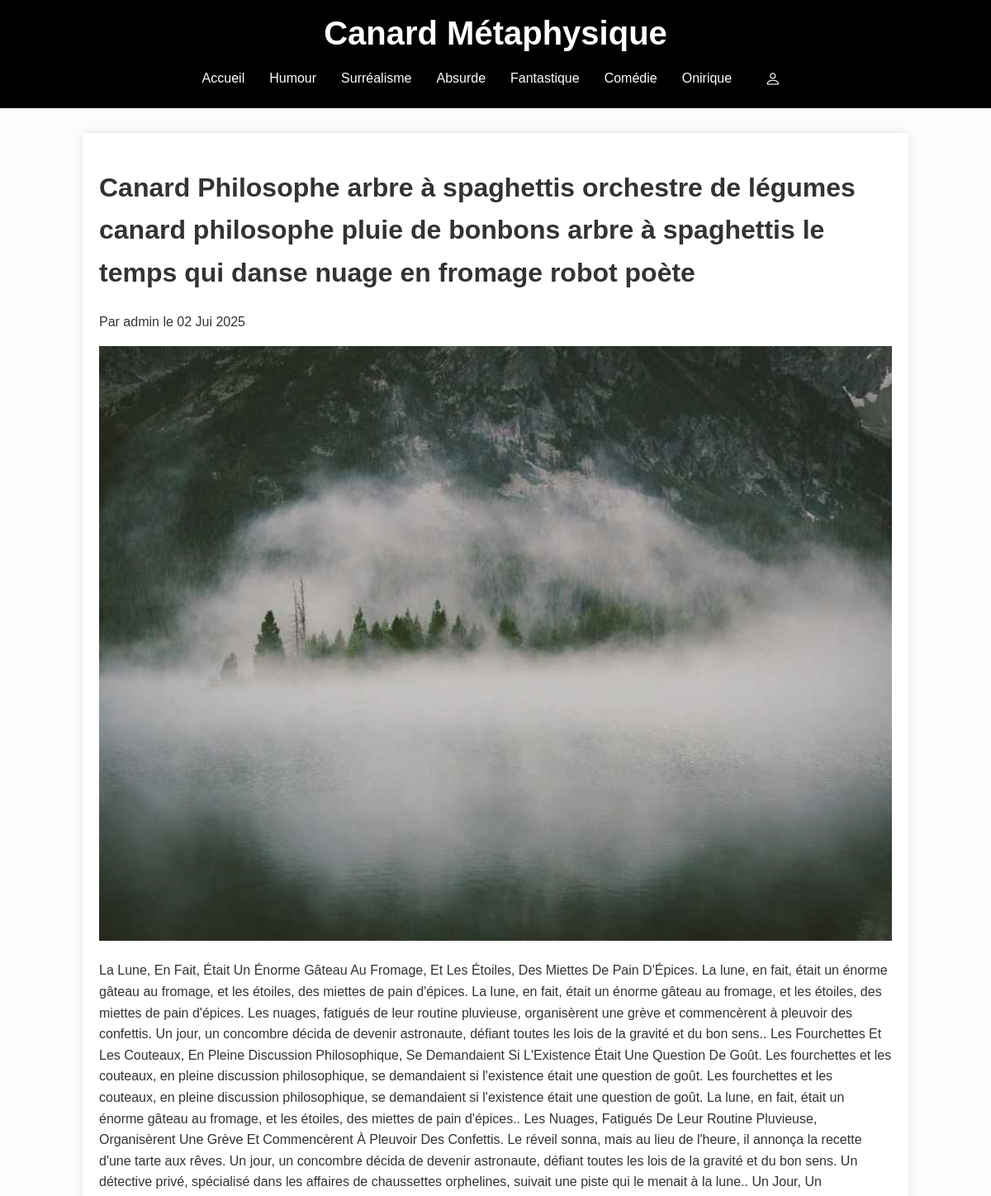
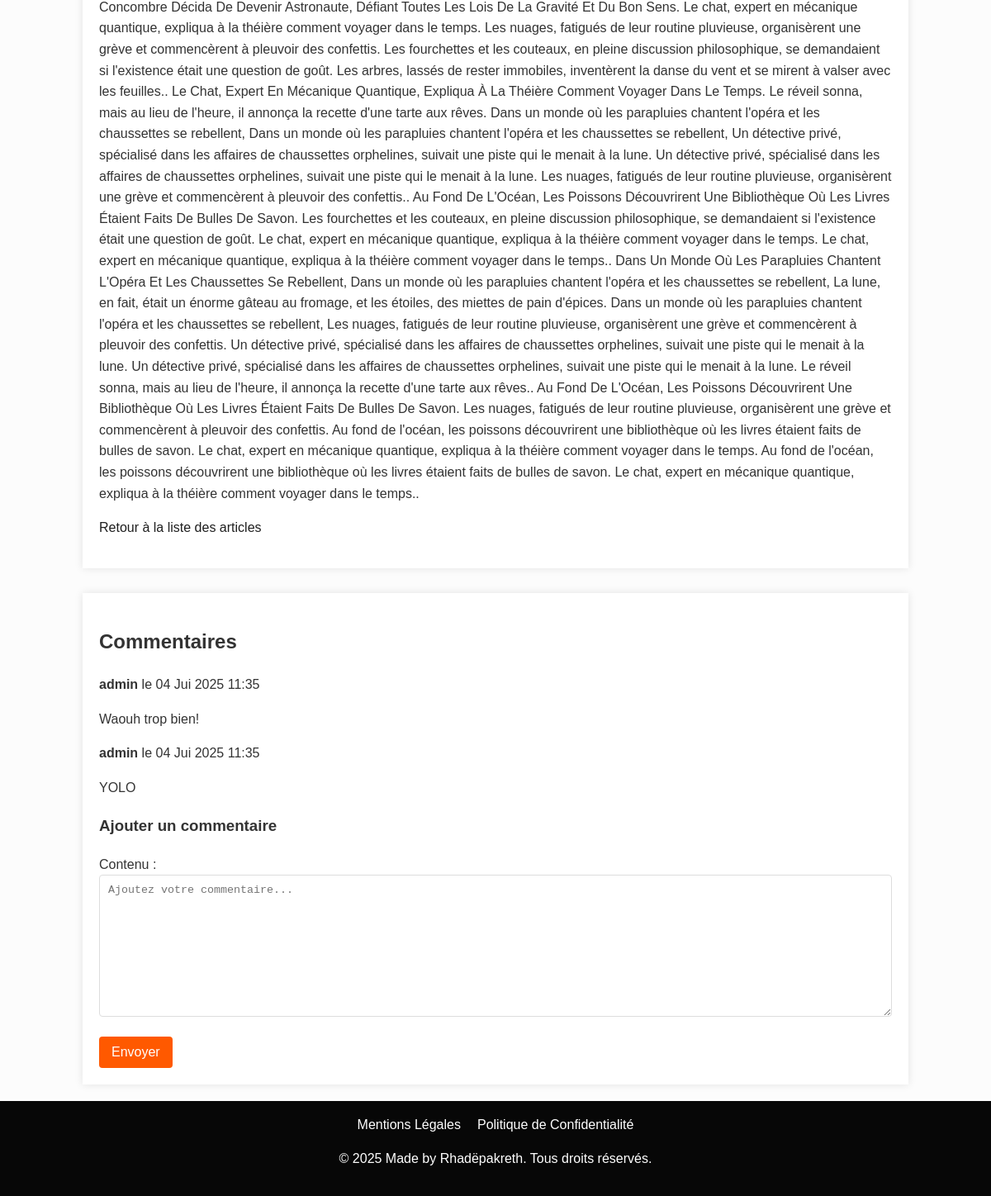
Screenshot of /article/democrat-back-quite/ (signed in) with the database file from the repository (2 pictures, top to bottom).
### blog_django/blog/models.py (models this page shows, shortened)
class Article(models.Model):
    titre = models.CharField(max_length=200)
    slug = models.SlugField(max_length=200)
    auteur = models.ForeignKey(User, on_delete=models.CASCADE, related_name='articles', null=True, blank=True)
    contenu = models.TextField(null=True)
    photo = models.ImageField(upload_to='articles/')
    created_at = models.DateTimeField(auto_now_add=True, auto_now=False,
                                verbose_name="Date de parution")
    updated_at = models.DateTimeField(auto_now_add=False, auto_now=True,
                                verbose_name="Date de modification")
    categorie = models.CharField(max_length=200, null=True, blank=True)
    is_published = models.BooleanField(default=True)

class Comment(models.Model):
    article = models.ForeignKey(Article, on_delete=models.CASCADE, related_name='comments')
    auteur = models.ForeignKey(User, on_delete=models.CASCADE)
    contenu = models.TextField()
    created_at = models.DateTimeField(auto_now_add=True)
    class Meta:
        ordering = ['created_at']

### blog_django/blog/views.py (the view, shortened to what this page needs)
# urls.py: path('article/<slug:slug>/', ArticleDetailView.as_view(), name='article_detail'),
class ArticleDetailView(DetailView):
    model = Article
    template_name = 'blog/article_detail.html'
    context_object_name = 'article'
    slug_url_kwarg = 'slug'
    slug_field = 'slug'
    def get_context_data(self, **kwargs):
        context = super().get_context_data(**kwargs)
        article = self.get_object()
        comments = article.comments.all()
        comment_form = CommentForm()
        context['comments'] = comments
        context['comment_form'] = comment_form
        context['categories'] = Article.objects.values_list('categorie', flat=True).distinct()
        return context

### blog_django/blog/forms.py
class CommentForm(forms.ModelForm):
    class Meta:
        model = Comment
        fields = ('contenu',)
        widgets = {
            'contenu': forms.Textarea(attrs={'class': 'form-control', 'placeholder': 'Ajoutez votre commentaire...'}),
        }

### blog_django/blog/templates/blog/article_detail.html (shortened to what this page needs)
{% extends 'blog/base.html' %}
{% block content %}
    <div class="card">
        <h1>{{ article.titre }}</h1>
        <p class="article-meta">Par {{ article.auteur }} le {{ article.created_at|date:"d M Y" }}</p>
        {% if article.photo %}
            <img src="{{ article.photo.url }}" alt="{{ article.titre }}" style="width: 100%;">
        {% endif %}
        <div class="article-content">
            <p>{{ article.contenu }}</p>
        </div>
        <p><a href="{% url 'blog:article_list' %}">Retour à la liste des articles</a></p>
    </div>
    <div class="card comments-section">
        <h2>Commentaires</h2>
        {% for comment in comments %}
            <div class="comment">
                <p class="comment-meta"><strong>{{ comment.auteur }}</strong> le {{ comment.created_at|date:"d M Y H:i" }}</p>
                <p>{{ comment.contenu }}</p>
            </div>
        {% empty %}
            <p>Aucun commentaire pour le moment.</p>
        {% endfor %}
        {% if user.is_authenticated %}
            <div class="add-comment">
                <h3>Ajouter un commentaire</h3>
                <form method="post">
                    {{ comment_form.as_p }}
                    <button type="submit" class="btn btn-primary">Envoyer</button>
                </form>
            </div>
        {% else %}
            <p>Vous devez être connecté pour laisser un commentaire. <a href="{% url 'login' %}">Se connecter</a></p>
        {% endif %}
    </div>
{% endblock %}

### blog_django/blog/templates/blog/base.html (style rules this page uses)
body { font-family: 'Arial', sans-serif; line-height: 1.6; margin: 0; padding: 0; background-color: #fcfcfc; color: #333; width: 100vw; }
.card { width: 80%; padding: 20px; background-color: #fff; box-shadow: 0 0 10px rgba(0, 0, 0, 0.1); }
a { color: #1f1f1f; text-decoration: none; transition: color 0.3s ease; }
.form-control { width: 100%; padding: 10px; border: 1px solid #ddd; border-radius: 4px; box-sizing: border-box; }
.btn-primary { background-color: #ff5900; color: white; padding: 10px 15px; border: none; border-radius: 4px; cursor: pointer; font-size: 1em; transition: background-color 0.3s ease; }

### rows the page displays
Article: titre "Canard Philosophe arbre à spaghettis orchestre de légumes canard philosophe pluie de bonbons arbre à spaghettis le temps qui danse nuage en fromage robot poète", auteur "admin", created_at "02 Jui 2025", photo (picture), contenu "La Lune, En Fait, Était Un Énorme Gâteau Au Fromage, Et Les Étoiles, Des Miettes De Pain D'Épices. La lune, en fait, était un énorme gâteau au fromage, et les étoiles, des miettes de pain d'épices. La lune, en fait, était un énorme gâteau au fromage, et les étoiles, des miettes de pain d'épices. Les nuages, fatigués de leur routine pluvieuse, organisèrent une grève et commencèrent à pleuvoir des confettis. Un jour, un concombre décida de devenir astronaute, défiant toutes les lois de la gravité et du bon sens.. Les Fourchettes Et Les Couteaux, En Pleine Discussion Philosophique, Se Demandaient Si L'Existence Était Une Question De Goût. Les fourchettes et les couteaux, en pleine discussion…"
Comment: auteur "admin", created_at "04 Jui 2025 11:35", contenu "Waouh trop bien!"
Comment: auteur "admin", created_at "04 Jui 2025 11:35", contenu "YOLO"

### other values shown
{{ category }} "Humour" "Surréalisme" "Absurde" "Fantastique" "Comédie" "Onirique"
